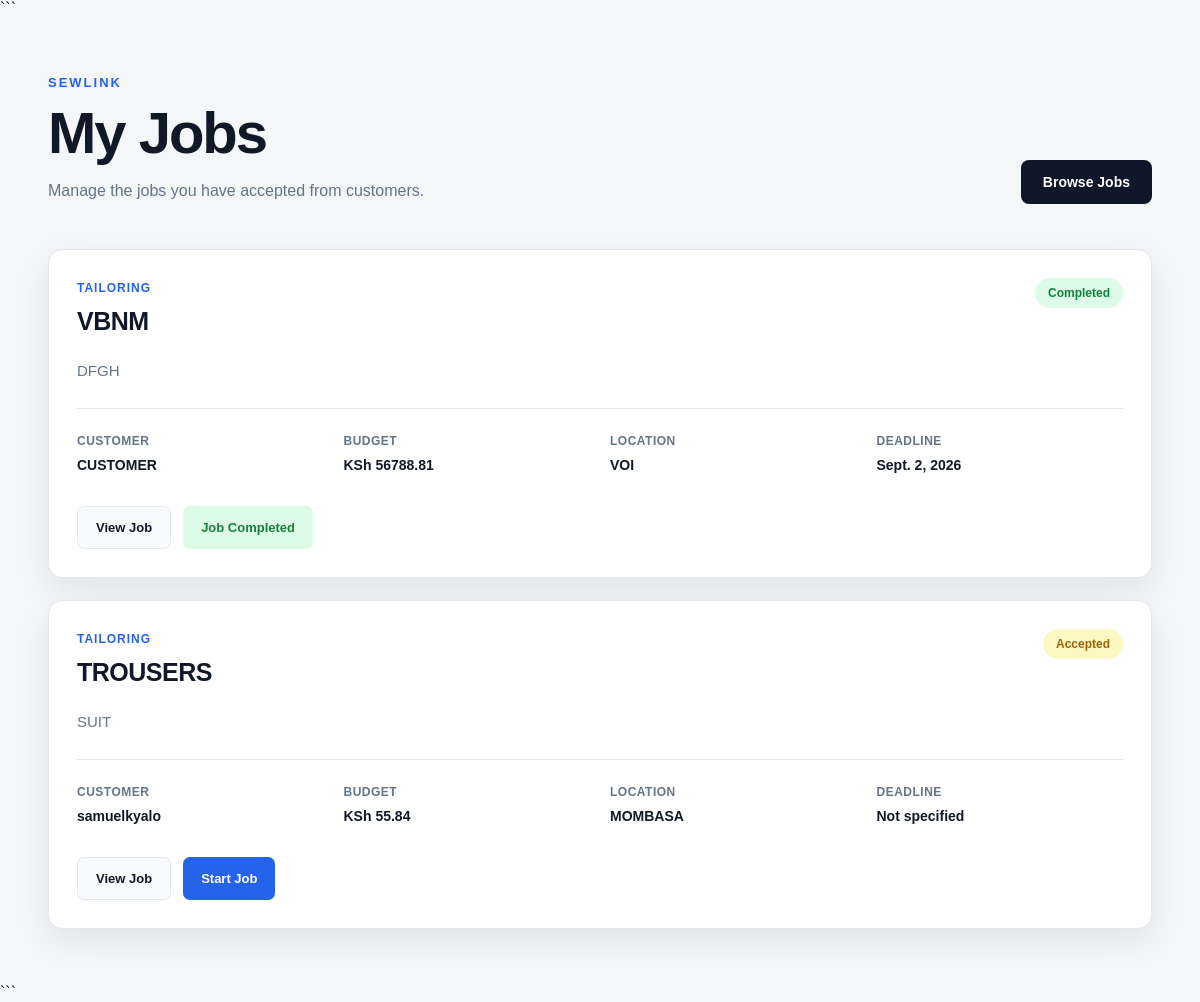
/jobs/tailor/my-jobs/ (signed in), run on an earlier commit of the app's database.
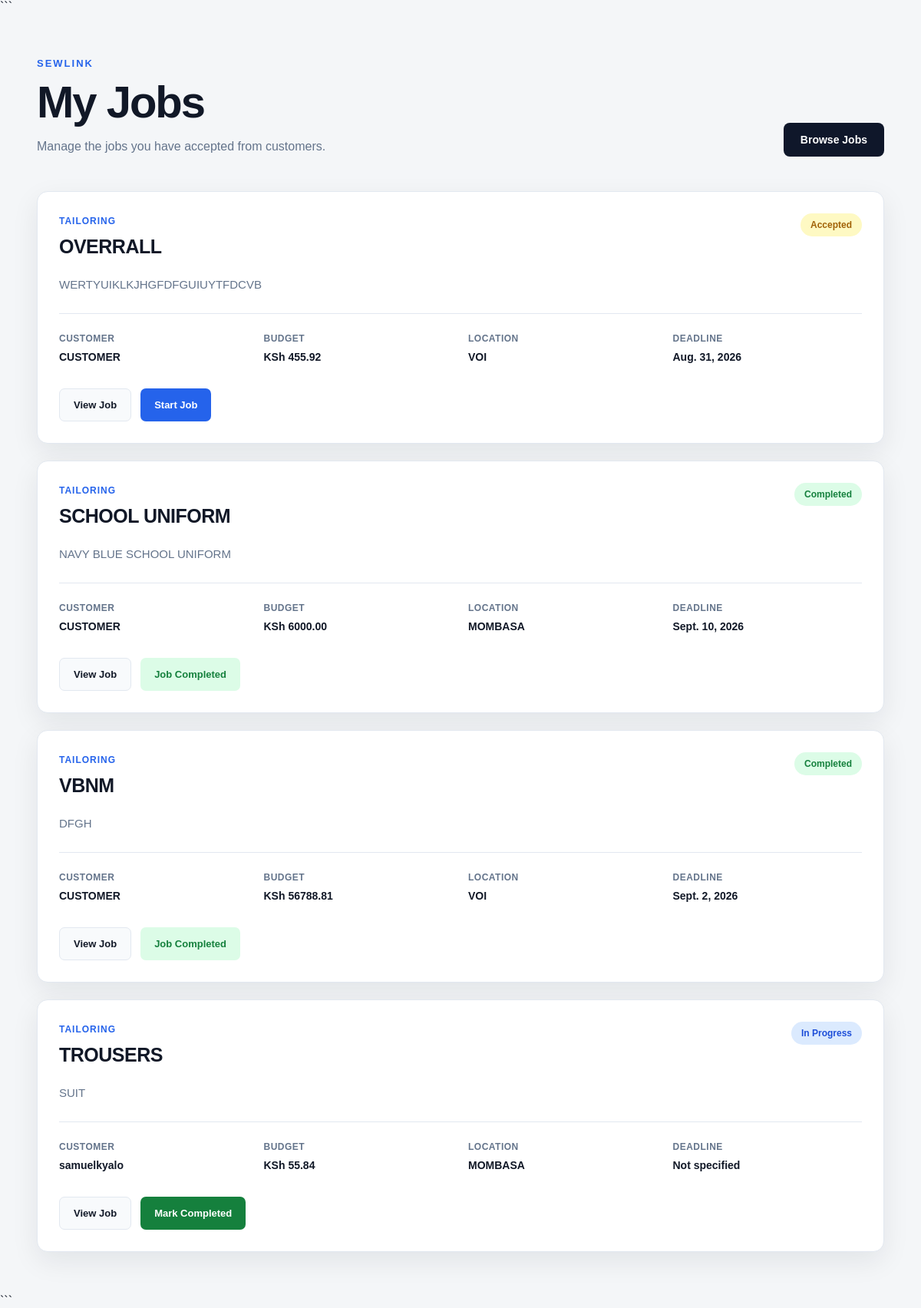
And on a later commit of the database.
### JobApp/models.py (models this page shows, shortened)
class Job(models.Model):
    CATEGORY_CHOICES = [
        ('tailoring', 'Tailoring'),
        ('alteration', 'Clothing Alteration'),
        ('repair', 'Clothing Repair'),
        ('embroidery', 'Embroidery'),
        ('design', 'Clothing Design'),
        ('other', 'Other'),
    ]
    STATUS_CHOICES = [
        ('open', 'Open'),
        ('pending', 'Pending'),
        ('accepted', 'Accepted'),
        ('rejected', 'Rejected'),
        ('in_progress', 'In Progress'),
        ('completed', 'Completed'),
        ('cancelled', 'Cancelled'),
    ]
    customer = models.ForeignKey(
        CustomerProfile,
        on_delete=models.CASCADE,
        related_name='jobs'
    )
    tailor = models.ForeignKey(
        TailorProfile,
        on_delete=models.SET_NULL,
        null=True,
        blank=True,
        related_name='jobs'
    )
    service = models.ForeignKey(
        Service,
        on_delete=models.SET_NULL,
        null=True,
        blank=True,
        related_name='jobs'
    )
    title = models.CharField(max_length=200)
    description = models.TextField()
    category = models.CharField(
        max_length=30,
        choices=CATEGORY_CHOICES,
        default='tailoring'
    )
    budget = models.DecimalField(
        max_digits=10,
        decimal_places=2,
        null=True,
        blank=True
    )
    agreed_price = models.DecimalField(
        max_digits=10,
        decimal_places=2,
        null=True,
        blank=True
    )
    deadline = models.DateField(
        null=True,
        blank=True
    )
    requested_date = models.DateField(
        null=True,
        blank=True
    )
    location = models.CharField(
        max_length=150
    )
    reference_image = models.ImageField(
        upload_to='job_references/',
        blank=True,
        null=True
    )
    status = models.CharField(
        max_length=20,
        choices=STATUS_CHOICES,
        default='open'
    )
    created_at = models.DateTimeField(
        auto_now_add=True
    )
    updated_at = models.DateTimeField(
        auto_now=True
    )

### CustomerApp/models.py (models this page shows, shortened)
class CustomerProfile(models.Model):
    user = models.OneToOneField(
        User,
        on_delete=models.CASCADE,
        related_name='customer_profile'
    )
    full_name = models.CharField(max_length=150)
    phone = models.CharField(max_length=20)
    location = models.CharField(max_length=150)
    profile_picture = models.ImageField(
        upload_to='customer_profiles/',
        blank=True,
        null=True
    )
    bio = models.TextField(blank=True)
    created_at = models.DateTimeField(auto_now_add=True)

### JobApp/views.py (the view)
# urls.py: path('tailor/my-jobs/', views.tailor_my_jobs, name='tailor_my_jobs'),
@login_required
def tailor_my_jobs(request):
    tailor = get_object_or_404(TailorProfile, user=request.user)
    jobs = Job.objects.filter(
        tailor=tailor
    ).order_by('-created_at')
    return render(request, 'JobApp/tailor_my_jobs.html', {
        'tailor': tailor,
        'jobs': jobs,
    })

### JobApp/templates/JobApp/tailor_my_jobs.html (shortened to what this page needs)
{% load static %}
<!DOCTYPE html>
<html lang="en">
<head>
    <link rel="stylesheet" href="{% static 'css/tailor_my_jobs.css' %}">
</head>
<body>
```
<main class="container">
    <header class="page-header">
        <div>
            <span class="brand">SEWLINK</span>
            <h1>My Jobs</h1>
            <p>Manage the jobs you have accepted from customers.</p>
        </div>
        <a href="{% url 'JobApp:tailor_job_list' %}" class="browse-btn">
            Browse Jobs
        </a>
    </header>
    {% if jobs %}
        <section class="jobs-list">
            {% for job in jobs %}
                <article class="job-card">
                    <div class="job-header">
                        <div>
                            <span class="category">
                                {{ job.get_category_display }}
                            </span>
                            <h2>{{ job.title }}</h2>
                        </div>
                        <span class="status status-{{ job.status }}">
                            {{ job.get_status_display }}
                        </span>
                    </div>
                    <p class="description">
                        {{ job.description|truncatewords:30 }}
                    </p>
                    <div class="job-details">
                        <div>
                            <span>Customer</span>
                            <strong>{{ job.customer.full_name }}</strong>
                        </div>
                        <div>
                            <span>Budget</span>
                            <strong>
                                {% if job.agreed_price %}
                                    KSh {{ job.agreed_price }}
                                {% elif job.budget %}
                                    KSh {{ job.budget }}
                                {% else %}
                                    Negotiable
                                {% endif %}
                            </strong>
                        </div>
                        <div>
                            <span>Location</span>
                            <strong>{{ job.location }}</strong>
                        </div>
                        <div>
                            <span>Deadline</span>
                            <strong>
                                {{ job.deadline|default:"Not specified" }}
                            </strong>
                        </div>
                    </div>
                    <div class="job-footer">
                        <a href="{% url 'JobApp:tailor_job_detail' job.pk %}" class="view-btn">
                            View Job
                        </a>
                        {% if job.status == 'accepted' %}
                            <form method="POST" action="{% url 'JobApp:start_job' job.pk %}">
                                <button type="submit" class="start-btn">
                                    Start Job
                                </button>
                            </form>
                        {% elif job.status == 'in_progress' %}
                            <form method="POST" action="{% url 'JobApp:complete_job' job.pk %}">
                                <button type="submit" class="complete-btn">
                                    Mark Completed
                                </button>
                            </form>
                        {% elif job.status == 'completed' %}
                            <span class="completed-label">
                                Job Completed
                            </span>
                        {% endif %}
                    </div>
                </article>
            {% endfor %}
        </section>
    {% endif %}
</main>
```
</body>
</html>

What changed in the data, as far as the page shows it:
added Job: category "TAILORING", title "OVERRALL", status "Accepted", description "WERTYUIKLKJHGFDFGUIUYTFDCVB", customer.full_name "CUSTOMER", budget "455.92", location "VOI", deadline "Aug. 31, 2026", shows "Start Job"
added Job: category "TAILORING", title "SCHOOL UNIFORM", status "Completed", description "NAVY BLUE SCHOOL UNIFORM", customer.full_name "CUSTOMER", budget "6000.00", location "MOMBASA", deadline "Sept. 10, 2026", shows "Job Completed"
changed Job "TROUSERS": status "Accepted" → "In Progress"; status "Start Job" → "Mark Completed"
